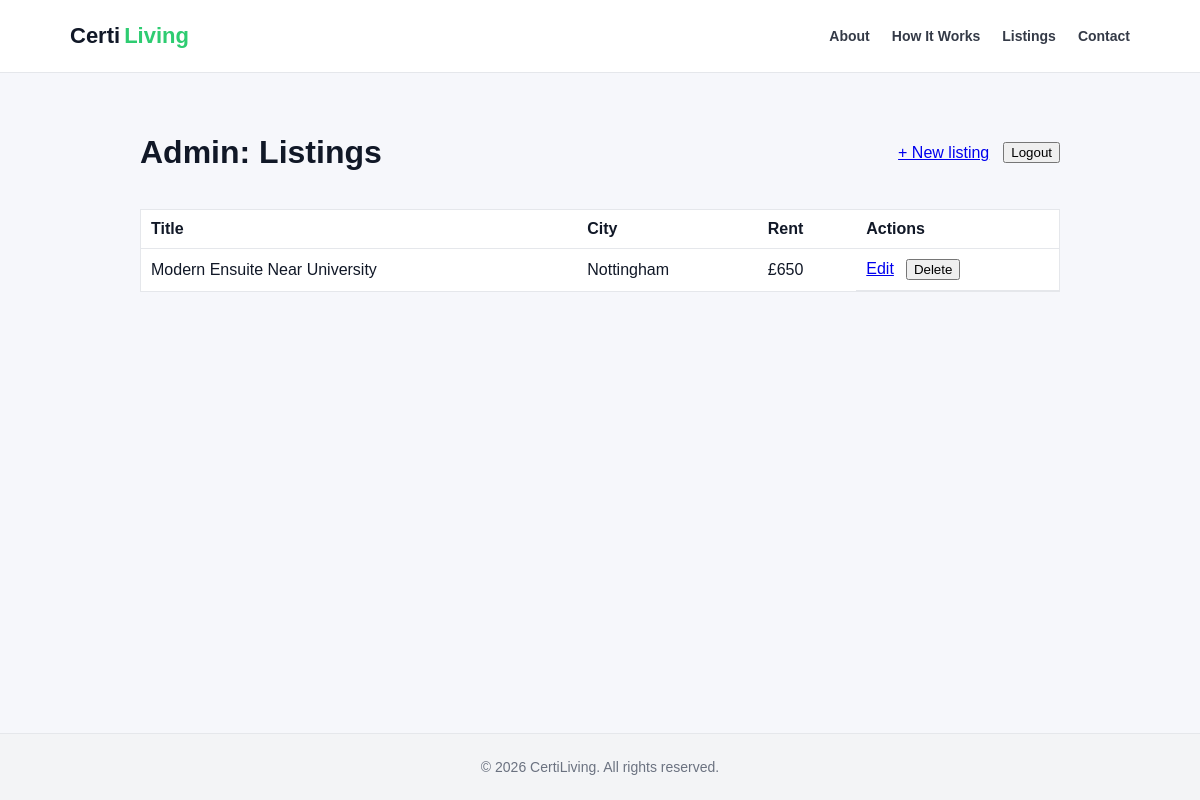
The app's page /admin/listings (signed in), older data.
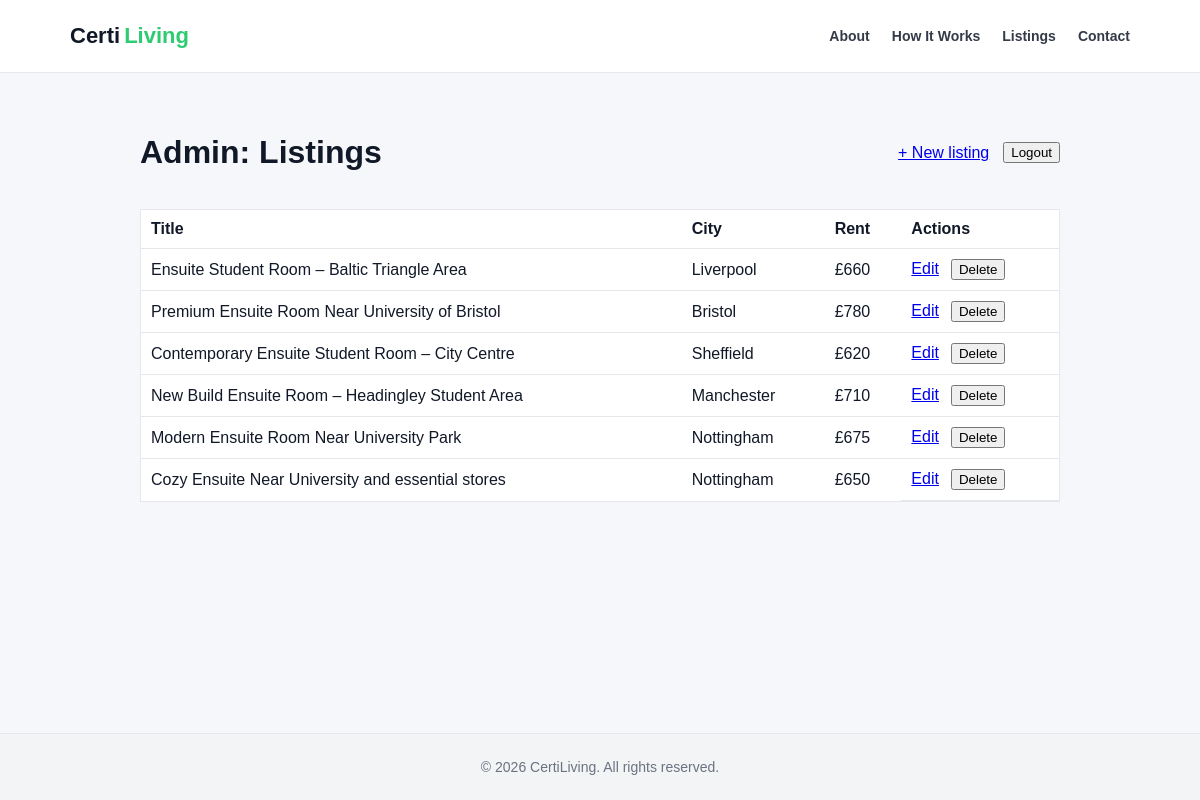
The same page, newer data.
### tables this page shows
CREATE TABLE listings (
    id INTEGER PRIMARY KEY AUTOINCREMENT,

    title TEXT NOT NULL,
    description TEXT NOT NULL,

    city TEXT NOT NULL,
    address TEXT,

    rent_pcm INTEGER NOT NULL,
    deposit INTEGER,

    room_type TEXT,
    bills_included BOOLEAN DEFAULT 0,

    available_from DATE,

    photo_url TEXT,

    created TIMESTAMP DEFAULT CURRENT_TIMESTAMP
);

### app/admin.py (the view)
@bp.route("/listings")
@admin_required
def listings_index():
    db = get_db()
    listings = db.execute("SELECT * FROM listings ORDER BY created DESC").fetchall()
    return render_template("admin/listings_index.html", listings=listings)

### app/admin.py (called while the page is built)
def admin_required(view):
    @wraps(view)
    def wrapped(*args, **kwargs):
        if not session.get("is_admin"):
            return redirect(url_for("admin.login"))
        return view(*args, **kwargs)
    return wrapped

### app/db.py (called while the page is built)
def get_db():
    if 'db' not in g:
        g.db = sqlite3.connect(
            current_app.config['DATABASE'],
            detect_types=sqlite3.PARSE_DECLTYPES,
        )
        g.db.row_factory = sqlite3.Row
        g.db.execute('PRAGMA foreign_keys = ON')
    return g.db

### app/templates/admin/listings_index.html (shortened to what this page needs)
{% extends "admin/base.html" %}
{% block content %}
<div class="container admin-page">
  <div class="admin-toolbar">
    <h1>Admin: Listings</h1>
    <div class="admin-actions">
      <a href="{{ url_for('admin.listings_new') }}">+ New listing</a>
      <form method="post" action="{{ url_for('admin.logout') }}">
        <button type="submit">Logout</button>
      </form>
    </div>
  </div>
  <table class="admin-table">
    <tr>
      <th>Title</th><th>City</th><th>Rent</th><th>Actions</th>
    </tr>
    {% for l in listings %}
    <tr>
      <td>{{ l['title'] }}</td>
      <td>{{ l['city'] }}</td>
      <td>&pound;{{ l['rent_pcm'] }}</td>
      <td class="admin-row-actions">
        <a href="{{ url_for('admin.listings_edit', listing_id=l['id']) }}">Edit</a>
        <form method="post" action="{{ url_for('admin.listings_delete', listing_id=l['id']) }}">
          <button type="submit" onclick="return confirm('Delete this listing?')">Delete</button>
        </form>
      </td>
    </tr>
    {% endfor %}
  </table>
</div>
{% endblock %}

Row changes from the older to the newer data that the page shows:
added listings: title "Ensuite Student Room – Baltic Triangle Area", city "Liverpool", rent_pcm "660"
added listings: title "Premium Ensuite Room Near University of Bristol", city "Bristol", rent_pcm "780"
added listings: title "Contemporary Ensuite Student Room – City Centre", city "Sheffield", rent_pcm "620"
added listings: title "New Build Ensuite Room – Headingley Student Area", city "Manchester", rent_pcm "710"
added listings: title "Modern Ensuite Room Near University Park", city "Nottingham", rent_pcm "675"
changed listings: title "Modern Ensuite Near University" → "Cozy Ensuite Near University and essential stores"
